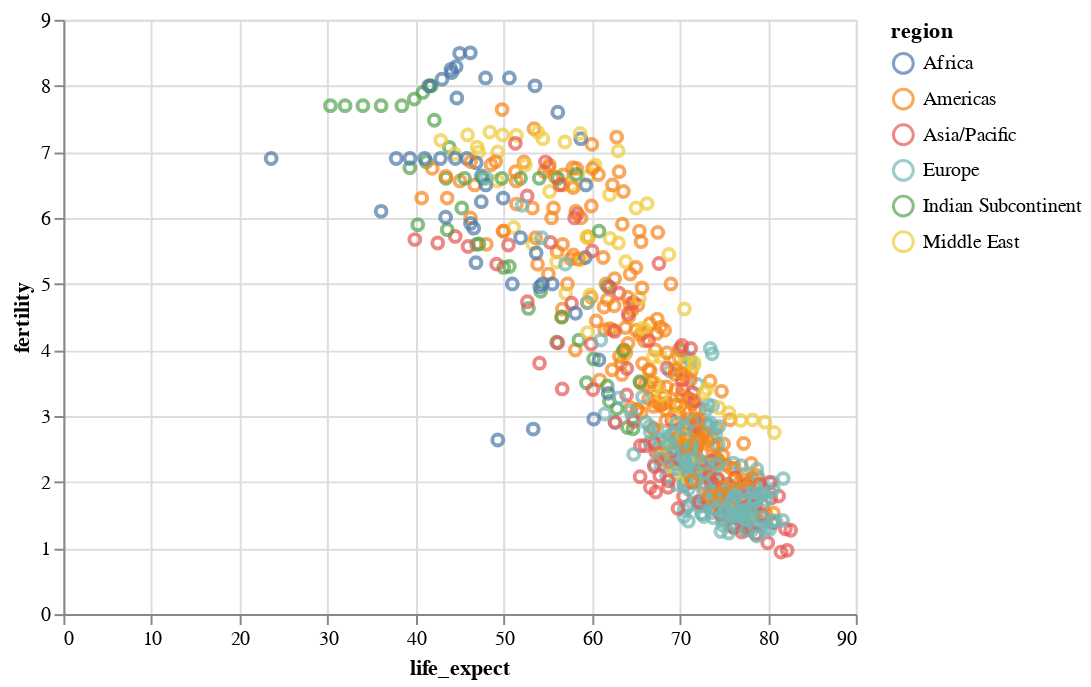

The notebook cell saved with this chart:
### Code cell
chart = alt.Chart(
    df
).mark_point(
).encode(
    x='life_expect',
    y='fertility',
    color='region:N'
)

chart.display()

### Figure 1 — Vega-Lite specification as saved in the notebook (floating-point values rounded to 4 significant figures; data arrays with more than 128 entries replaced by an {"elided": "..."} marker saying what was removed)
{"$schema": "https://vega.github.io/schema/vega-lite/v3.4.0.json", "config": {"mark": {"tooltip": null}, "view": {"height": 300, "width": 400}}, "data": {"name": "data-eabfee4d53d910a638aa560b10e7b200"}, "datasets": {"data-eabfee4d53d910a638aa560b10e7b200": {"elided": "693 records"}}, "encoding": {"color": {"field": "region", "type": "nominal"}, "x": {"field": "life_expect", "type": "quantitative"}, "y": {"field": "fertility", "type": "quantitative"}}, "mark": "point"}
